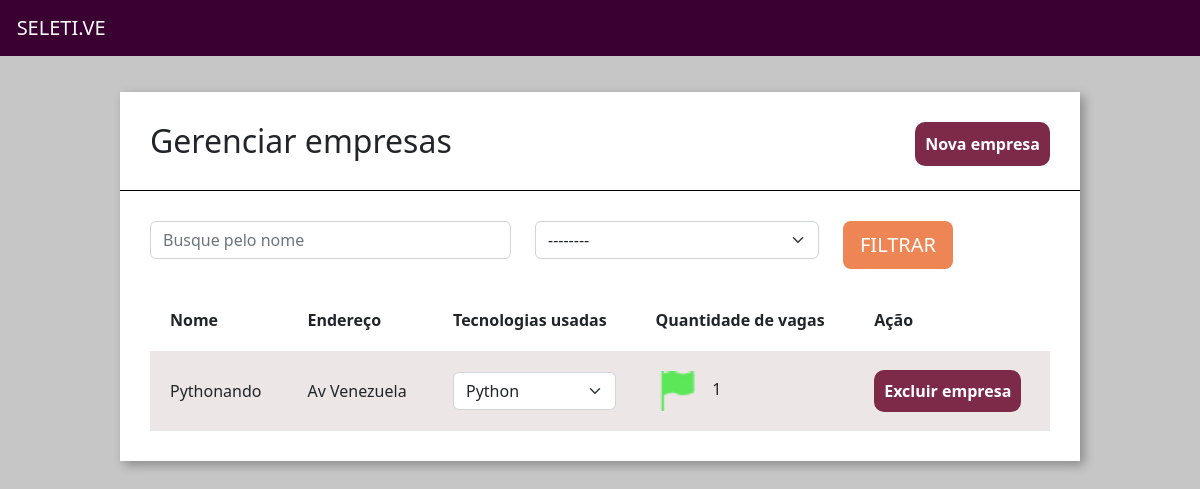
The page /home/empresas/ on the database as committed earlier.
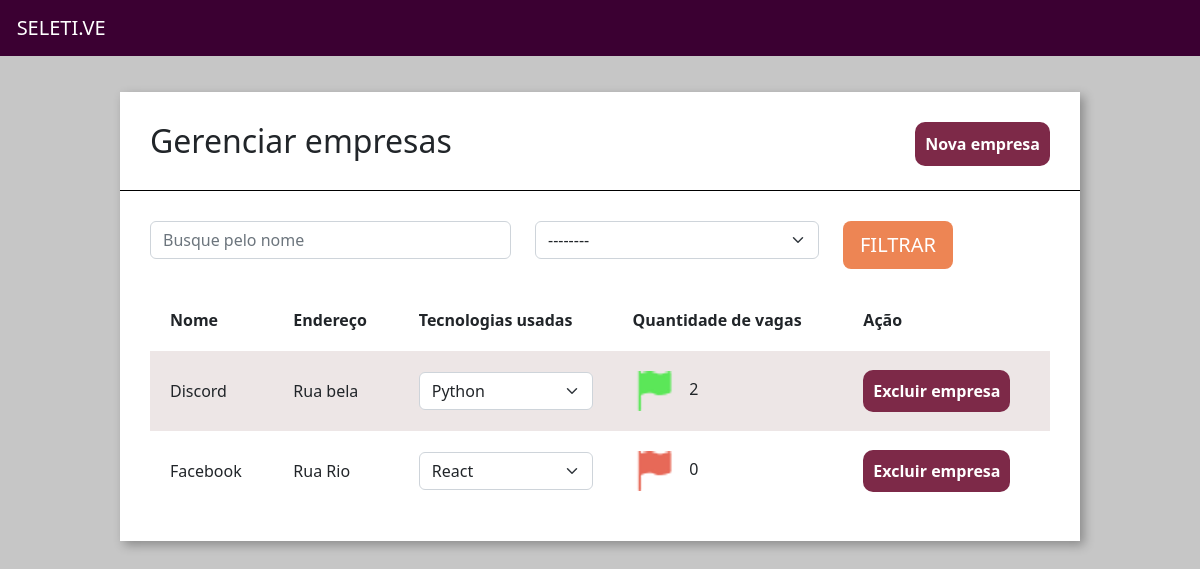
The same page on the database as committed later.
### empresa/models.py (models this page shows, shortened)
class Empresa(models.Model):
    choices_nicho_mercado = (
        ('M','Marketing'),
        ('N','Nutrição'),
        ('D','Design'),
        ('T','Tecnologia')
    )
    logo = models.ImageField(upload_to="logo_empresa", null=True)
    nome = models.CharField(max_length=30)
    email = models.EmailField()
    cidade = models.CharField(max_length=30)
    tecnologias = models.ManyToManyField(Tecnologias)
    endereco = models.CharField(max_length=30)
    caracteristica_empresa = models.TextField()
    nicho_mercado = models.CharField(max_length=3,choices=choices_nicho_mercado)
    def qtd_vagas(self):
            return Vagas.objects.filter(empresa__id=self.id).count()

### empresa/views.py (the view)
# urls.py: path('empresas/', views.empresas, name="empresas"),
def empresas(request):
    empresas = Empresa.objects.all()
    return render(request, 'empresas.html', {'empresas': empresas})

### empresa/models.py (called while the page is built)
    def __str__(self):
        return self.tecnologia

### empresa/templatetags/filtro.py (called while the page is built)
@register.filter(name='is_par')
def is_par(valor):
    return True if valor % 2 == 0 else False

### empresa/templates/empresas.html (shortened to what this page needs)
{% extends 'base.html' %}
{% load static %}
{% load filtro %}
{% block 'head' %}
    <link href="{% static 'empresa/css/empresas.css' %}" rel="stylesheet">
{% endblock%}
{% block 'body' %}
    <div class="wrapper">
        <div class="box">
            <div class="header-box">
                <h2 class="titulo">Gerenciar empresas</h2>
                <a href="{% url 'nova_empresa' %}" class="btn-nova-empresa">Nova empresa</a>
            </div>
            <div class="borda-box"></div>
            <div class="body-box">
                <form>
                <div class="row">
                        <div class="col-md-5">
                            <input type="text" placeholder="Busque pelo nome" class="form-control" name="nome">
                        </div>
                        <div class="col-md-4">
                            <select class="form-select" name="tecnologias">
                                <option value="">--------</option>
                            </select>
                        </div>
                    <div class="col-md-3">
                        <input type="submit" value="FILTRAR" class="btn btn-lg btn-orange">
                    </div>
                </div>
                </form>
                <table class="tabela" cellpadding="20">
                    <tr>
                        <th>Nome</th>
                        <th>Endereço</th>
                        <th>Tecnologias usadas</th>
                        <th>Quantidade de vagas</th>
                        <th>Ação</th>
                    </tr>
                {% for empresa in empresas%}
                        <tr {% if not forloop.counter|is_par %} class="tabela-linha" {% endif %}>
                            <td>{{empresa.nome}}</td>
                            <td>{{empresa.endereco}}</td>
                            <td>
                                <select class="form-select">
                                {% for tech in empresa.tecnologias.all %}
                                    <option>{{tech}}</option>
                                {% endfor %}
                                </select>
                            </td>
                            <td>
                            {% if empresa.qtd_vagas > 0 %}
                                <img src="{% static 'empresa/img/flag_green.png' %}">
                            {% else %}
                                <img src="{% static 'empresa/img/flag_red.png' %}">
                            {% endif %}
                            &nbsp&nbsp&nbsp{{empresa.qtd_vagas}}
                            </td>
                            <td>
                                <a class="btn-excluir" href="{% url 'excluir_empresa' empresa.id %}">Excluir empresa</a>
                            </td>
                        </tr>
                {% endfor %}
                </table>
            </div>
        </div>
    </div>
{% endblock%}

### templates/base.html (shortened to what this page needs)
{% load static %}
<html lang="pt-BR">
  <head>
    <link href="{% static 'base/css/base.css'%}" rel="stylesheet">
    <link href="https://cdn.jsdelivr.net/npm/bootstrap@5.2.2/dist/css/bootstrap.min.css" rel="stylesheet">
    {% block 'head' %}{% endblock%}
  </head>
  <body>
    <nav class="navbar navbar-expand-lg navbar-dark bg-nav">
        &nbsp&nbsp&nbsp&nbsp<a class="navbar-brand" href="#">SELETI.VE</a>
    </nav>
    {% block 'body' %}{% endblock%}
  </body>
</html>

### templates/static/base/css/base.css (style rules this page uses)
body { background-color: #C6C6C6 !important; }
.bg-nav { background-color: #3B0032 !important; padding: 10px; }

### templates/static/empresa/css/empresas.css (style rules this page uses)
.wrapper { margin-top: 3%; display: flex; flex-direction: row; justify-content: center; align-items: center; }
.box { width: 80vw; background: #fff; box-shadow: 4px 4px 10px rgba(0,0,0,.3); }
.titulo { display: inline; }
.btn-nova-empresa { float: right; text-decoration: none; color: white; background-color: #7D2948; padding: 10px; border-radius: 10px; font-weight: bold; }
.header-box { padding: 30px; }
.borda-box { border-top: 1px solid black; }
.body-box { padding: 30px; }
.btn-orange { background-color: #ED8554; color: white; }
.tabela { width: 100%; margin-top: 20px; }
.tabela-linha { background-color: #EDE6E6; }
.btn-excluir { text-decoration: none; color: white; background-color: #7D2948; padding: 10px; border-radius: 10px; font-weight: bold; }

Rows that differ between the two databases and show on the page:
removed Empresa: nome "Pythonando", endereco "Av Venezuela", qtd_vagas "1"
added Empresa: nome "Discord", endereco "Rua bela", qtd_vagas "2"
added Empresa: nome "Facebook", endereco "Rua Rio", qtd_vagas "0"
